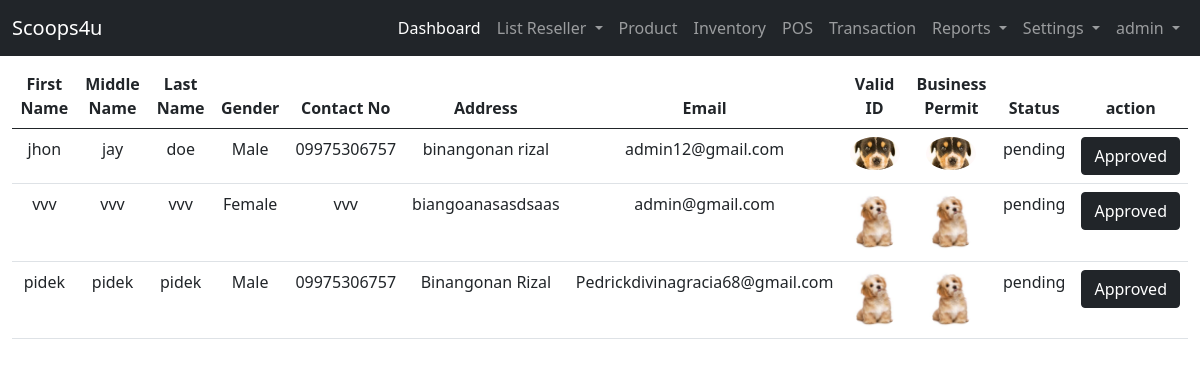
Screenshot of /user-site/list-inquiry/ (signed in) with the database file from the repository.
### landing_page/models.py (models this page shows)
class User(AbstractUser):
    ROLE = ((" "," "),("admin","admin"),("staff","staff"),("reseller","reseller"),("rider","rider"))
    role = models.CharField(max_length=50, null=True, default=False, choices=ROLE)

### admin_site/models.py (models this page shows, shortened)
class Reseller(models.Model):
    STATUS = (("pending","pending"),("active","active"),("inactive","inactive"))
    BOOLCHOICE = (("Male","Male"),("Female","Female"))
    reseller_fname =models.CharField(max_length=200, verbose_name='First Name')
    reseller_mname =models.CharField(max_length=200, verbose_name='Middle Name')
    reseller_lname =models.CharField(max_length=200, verbose_name='Last Name')
    reseller_gender = models.CharField(max_length = 50,choices=BOOLCHOICE, verbose_name='Gender')
    reseller_contact =models.CharField(max_length = 12, verbose_name='Contact Number')
    reseller_address =models.TextField(null=False, verbose_name='Address')
    reseller_email =models.EmailField(unique=True, max_length=200, verbose_name='Email')
    reseller_id =models.ImageField( upload_to=image_path, verbose_name='valid id')
    reseller_businessp =models.ImageField( upload_to=image_path,verbose_name='business id')
    reseller_status =models.CharField(max_length=200, null=True, choices=STATUS, verbose_name='Status')

### admin_site/views.py (the view)
# urls.py: path('list-inquiry/', views.list_inquiry, name='list_inquiry'),
@login_required(login_url='landing_page:login')
def list_inquiry(request):
    list_inquiry = Reseller.objects.order_by('-id').filter(reseller_status = "pending")
    context = {'list_inquiry':list_inquiry}
    return render(request, 'admin_site/user/list_inquiry.html', context)

### templates/admin_site/user/list_inquiry.html
{% extends 'admin_site/base.html' %}
{% block template %}
    {% if list_inquiry %}
    <table class="table table-hover text-center">
        <thead>
            <tr>
                <th>First Name</th>
                <th>Middle Name</th>
                <th>Last Name</th>
                <th>Gender</th>
                <th>Contact No</th>
                <th>Address</th>
                <th>Email</th>
                <th>Valid ID</th>
                <th>Business Permit</th>
                <th>Status</th>
                <th>action</th>
            </tr>
            <tbody>
                {% for list in list_inquiry %}
                <tr>
                    <td>{{ list.reseller_fname }}</td>
                    <td>{{ list.reseller_mname }}</td>
                    <td>{{ list.reseller_lname }}</td>
                    <td>{{ list.reseller_gender }}</td>
                    <td>{{ list.reseller_contact }}</td>
                    <td>{{ list.reseller_address }}</td>
                    <td>{{ list.reseller_email }}</td>
                    <td><img src="/media/{{ list.reseller_id}}" alt="Valid-ID" width="50" class="rounded-circle"></td>
                    <td><img src="/media/{{ list.reseller_businessp}}" alt="Valid-ID" width="50" class="rounded-circle"></td>
                    <td>{{ list.reseller_status }}</td>
                    <td><a href="{% url 'admin_site:send_email' list.id %}" class="btn btn-dark">Approved</a></td>
                </tr>
                {% endfor %}
            </tbody>
        </thead>
    </table>
    {% endif %}
{% endblock template %}

### templates/admin_site/base.html (shortened to what this page needs)
<!DOCTYPE html>
<html lang="en">
<head>
    <link href="https://cdn.jsdelivr.net/npm/bootstrap@5.0.2/dist/css/bootstrap.min.css" rel="stylesheet">
</head>
<body>
  {% if user.role == "admin"%}
    <nav class="navbar navbar-expand-lg navbar-dark bg-dark">
        <div class="container-fluid">
          <a class="navbar-brand" href="#">Scoops4u</a>
          <div class="collapse navbar-collapse" id="navbarNavDropdown">
            <ul class="navbar-nav ms-auto mb-2 mb-lg-0">
              <li class="nav-item">
                <a class="nav-link active" aria-current="page" href="{% url 'admin_site:dashboard'%}">Dashboard</a>
              </li>
              <li class="nav-item dropdown">
                <a class="nav-link dropdown-toggle" href="#" id="navbarDropdownMenuLink" role="button" data-bs-toggle="dropdown" aria-expanded="false">
                  List Reseller
                </a>
              </li>
              <li class="nav-item">
                <a class="nav-link" href="{%url 'admin_site:list_product' %}">Product</a>
              </li>
              <li class="nav-item">
                <a class="nav-link" href="{%url 'admin_site:inventory' %}">Inventory</a>
              </li>
              <li class="nav-item">
                <a class="nav-link" href="{%url 'admin_site:pos' %}">POS</a>
              </li>
              <li class="nav-item">
                <a class="nav-link" href="{% url 'admin_site:transaction_orders' %}">Transaction</a>
              </li>
              <li class="nav-item dropdown">
                <a class="nav-link dropdown-toggle" href="#" id="navbarDropdownMenuLink" role="button" data-bs-toggle="dropdown" aria-expanded="false">
                  Reports
                </a>
              </li>
              <li class="nav-item dropdown">
                <a class="nav-link dropdown-toggle" href="#" id="navbarDropdownMenuLink" role="button" data-bs-toggle="dropdown" aria-expanded="false">
                  Settings
                </a>
              </li>
              <li class="nav-item dropdown">
                <a class="nav-link dropdown-toggle" href="#" id="navbarDropdownMenuLink" role="button" data-bs-toggle="dropdown" aria-expanded="false">
                   {{ user }}
                </a>
              </li>
            </ul>
          </div>
        </div>
      </nav>
  {% endif %}
    <div class="container-fluid">
      {% block template %}
      {% endblock template %}
    </div>
</body>
</html>

### rows the page displays
User: username "admin"
Reseller: reseller_fname "jhon", reseller_mname "jay", reseller_lname "doe", reseller_gender "Male", reseller_contact "09975306757", reseller_address "binangonan rizal", reseller_email "admin12@gmail.com", reseller_id (picture), reseller_businessp (picture), reseller_status "pending"
Reseller: reseller_fname "vvv", reseller_mname "vvv", reseller_lname "vvv", reseller_gender "Female", reseller_contact "vvv", reseller_address "biangoanasasdsaas", reseller_email "admin@gmail.com", reseller_id (picture), reseller_businessp (picture), reseller_status "pending"
Reseller: reseller_fname "pidek", reseller_mname "pidek", reseller_lname "pidek", reseller_gender "Male", reseller_contact "09975306757", reseller_address "Binangonan Rizal", reseller_email "Pedrickdivinagracia68@gmail.com", reseller_id (picture), reseller_businessp (picture), reseller_status "pending"
